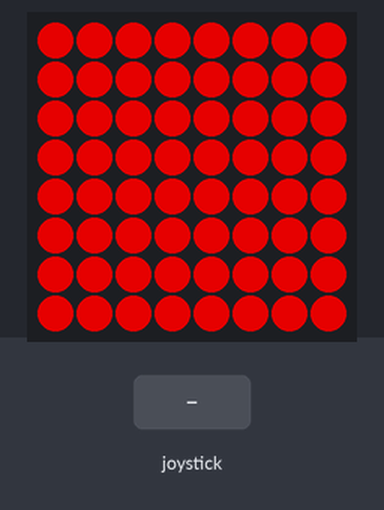
A program run on a simulated Raspberry Pi (BCM pin numbers) with a Sense HAT. Parts: the Sense HAT's 8×8 RGB LED matrix. The inputs (shaded band) are chosen by the test bench. Dim RGB values are drawn brighter than linear; random numbers come from a fixed seed; the 64×8 strip is a reading aid, not a part: it shows the text the matrix is scrolling, unrolled, one strip-width of it at a time.

Above: at 13.59 s.
13.8 s: joystick pushed up
At 17.86 s:
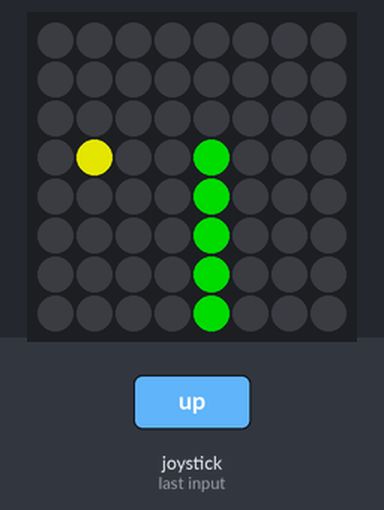
19.2 s: joystick pushed down
At 22.5 s:
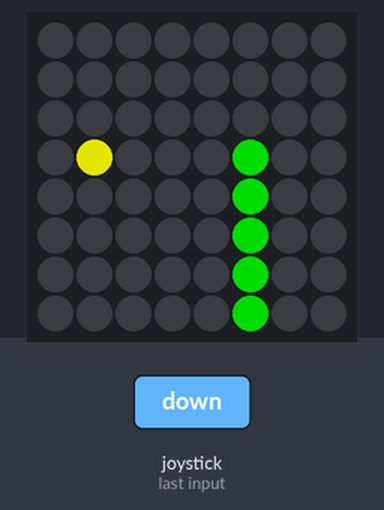
29.1 s: joystick pushed left
At 32.19 s:
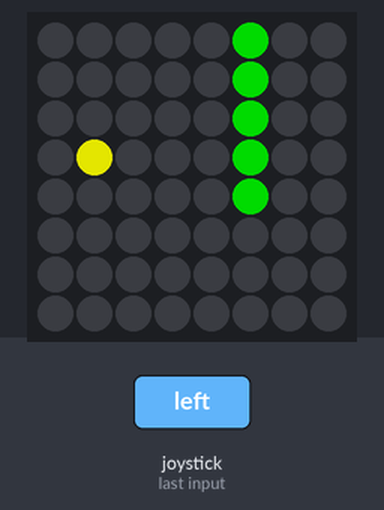
33.9 s: joystick pushed right
At 37.24 s:
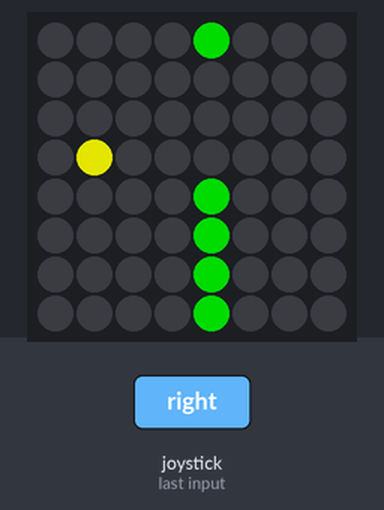

The program:

flappy.py
```python
from random import randint
from time import sleep, time
from sense_hat import SenseHat

sense = SenseHat()
sense.low_light = True

GRID = 8

BLACK = (0, 0, 0)
YELLOW = (255, 255, 0)
GREEN = (0, 200, 0)
RED = (255, 0, 0)
BLUE = (0, 0, 255)

BIRD_X = 1
GRAVITY = 0.5
FLAP_STRENGTH = -1.6
MAX_FALL_SPEED = 2.5
TICK_INTERVAL = 0.2
PIPE_SPAWN_TICKS = 6
PIPE_GAP_SIZE = 3


def make_pipe():
    """A pipe is just {'x': column, 'gap_start': top row of the opening}."""
    gap_start = randint(0, GRID - PIPE_GAP_SIZE)
    return {"x": GRID - 1, "gap_start": gap_start}


def draw(bird_y, pipes, flash=None):
    pixels = [BLACK] * (GRID * GRID)

    for pipe in pipes:
        x = pipe["x"]
        if not (0 <= x < GRID):
            continue
        for y in range(GRID):
            if pipe["gap_start"] <= y < pipe["gap_start"] + PIPE_GAP_SIZE:
                continue
            pixels[y * GRID + x] = GREEN

    bird_row = int(round(bird_y))
    bird_row = max(0, min(GRID - 1, bird_row))
    pixels[bird_row * GRID + BIRD_X] = YELLOW

    sense.set_pixels(pixels)


def flash_screen(color, times=3):
    for _ in range(times):
        sense.clear(color)
        sleep(0.15)
        sense.clear()
        sleep(0.15)


def check_collision(bird_y, pipes):
    if bird_y <= 0 or bird_y >= GRID - 1:
        return True

    bird_row = int(round(bird_y))

    for pipe in pipes:
        if pipe["x"] == BIRD_X:
            in_gap = pipe["gap_start"] <= bird_row < pipe["gap_start"] + PIPE_GAP_SIZE
            if not in_gap:
                return True
    return False


def play_round():
    bird_y = GRID / 2
    velocity = 0.0
    pipes = [make_pipe()]
    score = 0
    ticks_since_spawn = 0

    draw(bird_y, pipes)

    while True:
        flapped = False
        for event in sense.stick.get_events():
            if event.action != "pressed":
                continue
            if event.direction == "middle":
                return "quit", score
            flapped = True

        if flapped:
            velocity = FLAP_STRENGTH
        else:
            velocity = min(velocity + GRAVITY, MAX_FALL_SPEED)

        bird_y += velocity * 0.3

        for pipe in pipes:
            pipe["x"] -= 1

        still_on_screen = []
        for pipe in pipes:
            if pipe["x"] < 0:
                score += 1
            else:
                still_on_screen.append(pipe)
        pipes = still_on_screen

        ticks_since_spawn += 1
        if ticks_since_spawn >= PIPE_SPAWN_TICKS:
            pipes.append(make_pipe())
            ticks_since_spawn = 0

        if check_collision(bird_y, pipes):
            return "lost", score

        draw(bird_y, pipes)
        sleep(TICK_INTERVAL)


def show_score(score):
    sense.show_message(f"Score: {score}", text_colour=BLUE, scroll_speed=0.05)


def main():
    sense.show_message("Ready?", text_colour=YELLOW)
    sense.show_message("Press any direction to flap", text_colour=(255, 255, 255), scroll_speed=0.05)

    while True:
        result, score = play_round()

        if result == "quit":
            sense.clear()
            break

        flash_screen(RED)
        show_score(score)
        sleep(0.3)


main()
```
